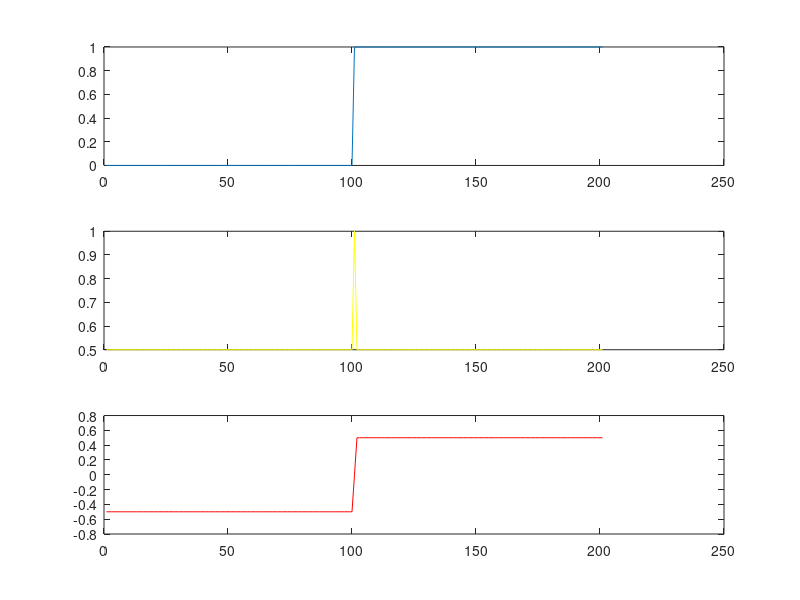

Reproduce this figure in MATLAB.
t = (-1:0.01:1);
x = t >=0;
xmt=[fliplr(x(t>=0)) fliplr(x(t<0))];
xe=0.5*(xmt+x);
xo=0.5*(x-xmt);
subplot(3,1,1)
plot(x)
subplot(3,1,2)
plot(xe,'-y')
subplot(3,1,3)
plot(xo,'-r')
